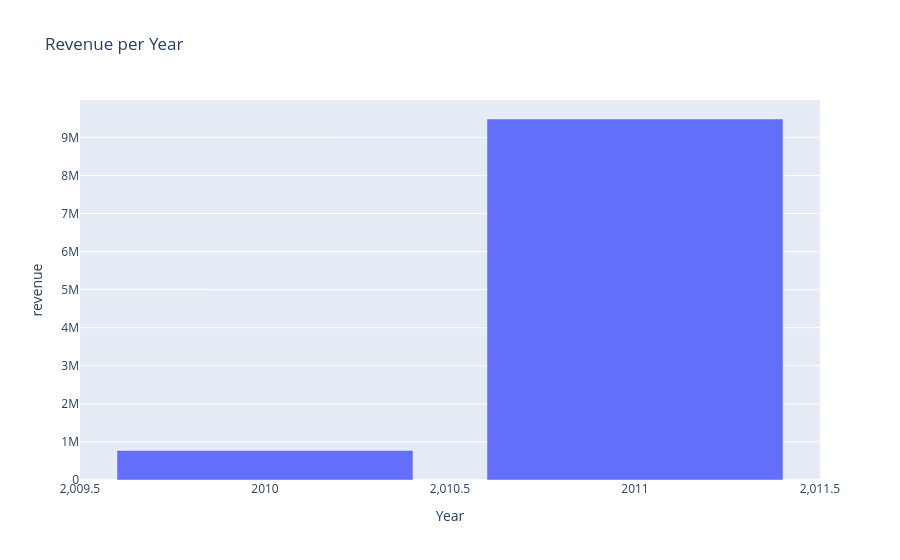

The notebook cell this image was saved under:
### Code cell
# Graf med intäkter per år
px.bar(
    df_revenue,
    x='Year',
    y='revenue',
    title='Revenue per Year'
)

### Figure 1 — Plotly figure (JSON) as saved in the notebook; plotly's stock layout.template omitted (floating-point values rounded to 4 significant figures)
{"data": [{"hovertemplate": "Year=%{x}<br>revenue=%{y}<extra></extra>", "legendgroup": "", "marker": {"color": "#636efa", "pattern": {"shape": ""}}, "name": "", "orientation": "v", "showlegend": false, "textposition": "auto", "type": "bar", "x": [2010, 2011], "xaxis": "x", "y": [775300.0, 9481000.0], "yaxis": "y"}], "layout": {"barmode": "relative", "legend": {"tracegroupgap": 0}, "title": {"text": "Revenue per Year"}, "xaxis": {"anchor": "y", "domain": [0, 1], "title": {"text": "Year"}}, "yaxis": {"anchor": "x", "domain": [0, 1], "title": {"text": "revenue"}}}}
